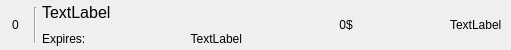
<?xml version="1.0" encoding="UTF-8"?>
<ui version="4.0">
 <class>IncomeListItem</class>
 <widget class="QWidget" name="IncomeListItem">
  <property name="geometry">
   <rect>
    <x>0</x>
    <y>0</y>
    <width>511</width>
    <height>50</height>
   </rect>
  </property>
  <property name="minimumSize">
   <size>
    <width>0</width>
    <height>50</height>
   </size>
  </property>
  <property name="maximumSize">
   <size>
    <width>16777215</width>
    <height>50</height>
   </size>
  </property>
  <property name="windowTitle">
   <string>Form</string>
  </property>
  <layout class="QHBoxLayout" name="horizontalLayout">
   <property name="spacing">
    <number>0</number>
   </property>
   <property name="leftMargin">
    <number>0</number>
   </property>
   <property name="topMargin">
    <number>0</number>
   </property>
   <property name="rightMargin">
    <number>0</number>
   </property>
   <property name="bottomMargin">
    <number>0</number>
   </property>
   <item>
    <widget class="QWidget" name="Holder" native="true">
     <property name="styleSheet">
      <string notr="true"/>
     </property>
     <layout class="QHBoxLayout" name="horizontalLayout_2">
      <property name="spacing">
       <number>6</number>
      </property>
      <property name="leftMargin">
       <number>3</number>
      </property>
      <property name="topMargin">
       <number>0</number>
      </property>
      <property name="rightMargin">
       <number>9</number>
      </property>
      <property name="bottomMargin">
       <number>0</number>
      </property>
      <item>
       <widget class="QLabel" name="number">
        <property name="minimumSize">
         <size>
          <width>25</width>
          <height>0</height>
         </size>
        </property>
        <property name="maximumSize">
         <size>
          <width>25</width>
          <height>16777215</height>
         </size>
        </property>
        <property name="styleSheet">
         <string notr="true">background: transparent;</string>
        </property>
        <property name="text">
         <string>0</string>
        </property>
        <property name="alignment">
         <set>Qt::AlignCenter</set>
        </property>
       </widget>
      </item>
      <item>
       <widget class="Line" name="line">
        <property name="maximumSize">
         <size>
          <width>2</width>
          <height>36</height>
         </size>
        </property>
        <property name="styleSheet">
         <string notr="true"/>
        </property>
        <property name="orientation">
         <enum>Qt::Vertical</enum>
        </property>
       </widget>
      </item>
      <item>
       <widget class="QWidget" name="widget" native="true">
        <property name="styleSheet">
         <string notr="true">background: transparent;</string>
        </property>
        <layout class="QVBoxLayout" name="verticalLayout">
         <property name="spacing">
          <number>3</number>
         </property>
         <property name="leftMargin">
          <number>0</number>
         </property>
         <property name="topMargin">
          <number>0</number>
         </property>
         <property name="rightMargin">
          <number>0</number>
         </property>
         <property name="bottomMargin">
          <number>0</number>
         </property>
         <item>
          <widget class="QLabel" name="incomeName">
           <property name="minimumSize">
            <size>
             <width>200</width>
             <height>0</height>
            </size>
           </property>
           <property name="font">
            <font>
             <pointsize>12</pointsize>
            </font>
           </property>
           <property name="styleSheet">
            <string notr="true">background: transparent;</string>
           </property>
           <property name="text">
            <string>TextLabel</string>
           </property>
          </widget>
         </item>
         <item>
          <layout class="QHBoxLayout" name="horizontalLayout_3">
           <item>
            <widget class="QLabel" name="expiresLabel">
             <property name="text">
              <string>Expires:</string>
             </property>
            </widget>
           </item>
           <item>
            <widget class="QLabel" name="expirationTime">
             <property name="font">
              <font>
               <pointsize>9</pointsize>
              </font>
             </property>
             <property name="styleSheet">
              <string notr="true">background: transparent;</string>
             </property>
             <property name="text">
              <string>TextLabel</string>
             </property>
             <property name="alignment">
              <set>Qt::AlignRight|Qt::AlignTrailing|Qt::AlignVCenter</set>
             </property>
            </widget>
           </item>
          </layout>
         </item>
        </layout>
       </widget>
      </item>
      <item>
       <spacer name="horizontalSpacer">
        <property name="orientation">
         <enum>Qt::Horizontal</enum>
        </property>
        <property name="sizeHint" stdset="0">
         <size>
          <width>41</width>
          <height>20</height>
         </size>
        </property>
       </spacer>
      </item>
      <item>
       <widget class="QLabel" name="amount">
        <property name="styleSheet">
         <string notr="true">background: transparent;</string>
        </property>
        <property name="text">
         <string>0$</string>
        </property>
        <property name="alignment">
         <set>Qt::AlignCenter</set>
        </property>
       </widget>
      </item>
      <item>
       <spacer name="horizontalSpacer_2">
        <property name="orientation">
         <enum>Qt::Horizontal</enum>
        </property>
        <property name="sizeHint" stdset="0">
         <size>
          <width>40</width>
          <height>20</height>
         </size>
        </property>
       </spacer>
      </item>
      <item>
       <widget class="QLabel" name="category">
        <property name="text">
         <string>TextLabel</string>
        </property>
       </widget>
      </item>
     </layout>
    </widget>
   </item>
  </layout>
 </widget>
 <resources/>
 <connections/>
</ui>
